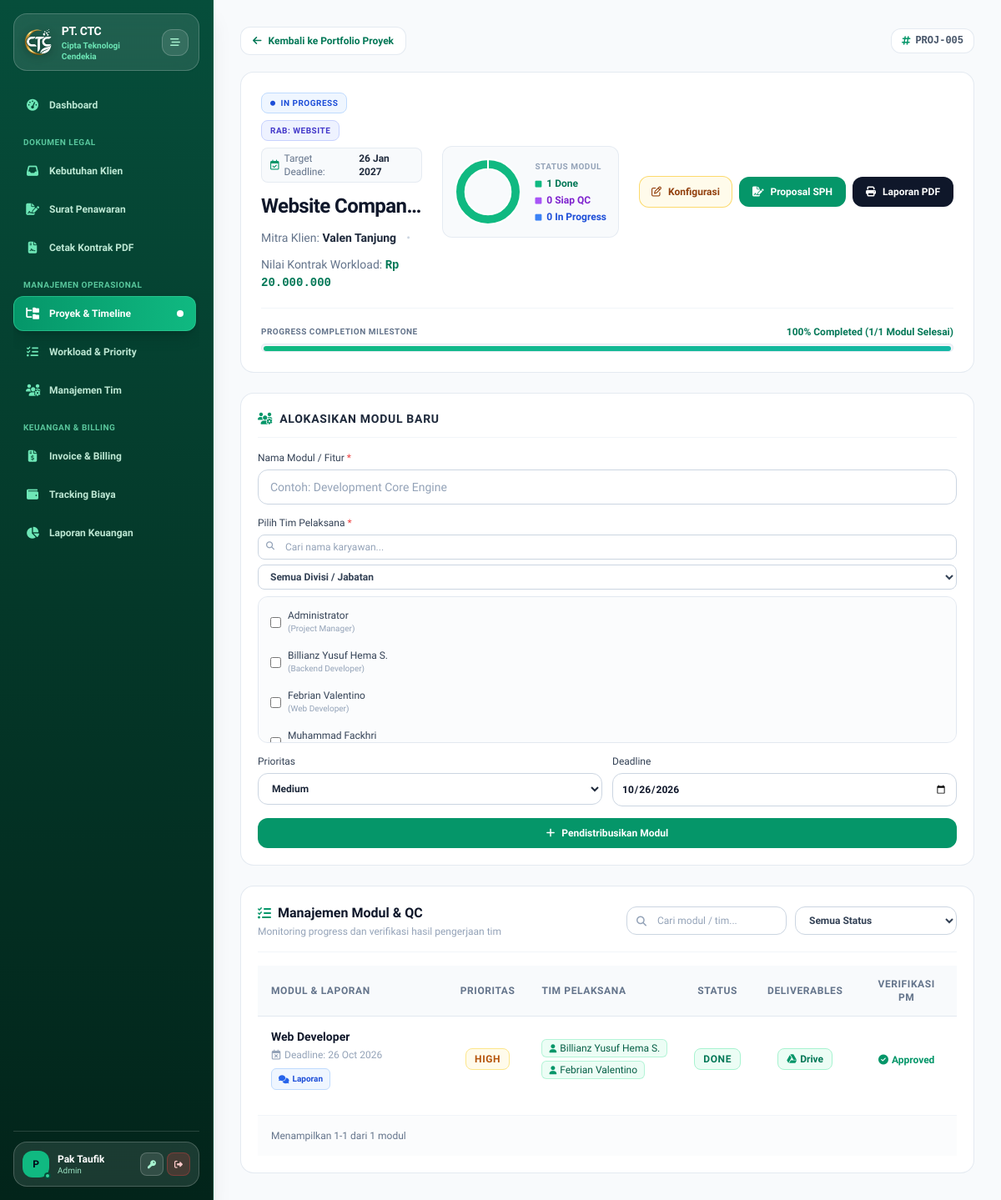
Page /modules/projects/detail.php?id=5 (signed in) on the committed database.
### tables this page shows
CREATE TABLE `projects` (
  `id` int(11) NOT NULL,
  `nama_projek` varchar(150) NOT NULL,
  `klien` varchar(100) NOT NULL,
  `budget` decimal(15,2) NOT NULL DEFAULT 0.00,
  `tanggal_mulai` date NOT NULL,
  `deadline` date NOT NULL,
  `status` enum('Planning','In Progress','Completed','On Hold') DEFAULT 'Planning',
  `kategori_rab` enum('Website','IoT','Mobile','Custom') NOT NULL DEFAULT 'Website',
  `rab_custom_data` longtext DEFAULT NULL,
  `client_token` varchar(64) DEFAULT NULL,
  `requirement_id` int(11) DEFAULT NULL,
  `created_at` timestamp NOT NULL DEFAULT current_timestamp()
);

CREATE TABLE `users` (
  `id` int(11) NOT NULL,
  `nama` varchar(100) NOT NULL,
  `email` varchar(100) NOT NULL,
  `password` varchar(255) NOT NULL,
  `role` enum('admin','karyawan') DEFAULT 'karyawan',
  `jabatan` varchar(100) DEFAULT 'Developer',
  `created_at` timestamp NOT NULL DEFAULT current_timestamp()
);

CREATE TABLE `tasks` (
  `id` int(11) NOT NULL,
  `project_id` int(11) NOT NULL,
  `assigned_to` int(11) DEFAULT NULL,
  `user_id` int(11) NOT NULL,
  `nama_tugas` varchar(200) NOT NULL,
  `prioritas` enum('Low','Medium','High','Urgent') DEFAULT 'Medium',
  `status` enum('To Do','In Progress','Ready for Review','Done') DEFAULT 'To Do',
  `progress_notes` text DEFAULT NULL,
  `updated_by_user_id` int(11) DEFAULT NULL,
  `revision_notes` text DEFAULT NULL,
  `drive_link` varchar(255) DEFAULT NULL,
  `deadline` date NOT NULL,
  `updated_at` timestamp NOT NULL DEFAULT current_timestamp() ON UPDATE current_timestamp()
);

CREATE TABLE `task_assignees` (
  `id` int(11) NOT NULL,
  `task_id` int(11) NOT NULL,
  `user_id` int(11) NOT NULL,
  `created_at` timestamp NOT NULL DEFAULT current_timestamp()
);

### modules/projects/detail.php (the view, shortened to what the rows shown need)
<?php
require_once __DIR__ . '/../../config/database.php';
$id = intval($_GET['id'] ?? 0);
$stmt = $pdo->prepare("SELECT * FROM projects WHERE id = ?");
$stmt->execute([$id]);
$project = $stmt->fetch();
$users = $pdo->query("SELECT * FROM users ORDER BY nama ASC")->fetchAll();
$stmtTasks = $pdo->prepare("
    SELECT t.*, u_updater.nama AS updater_nama
    FROM tasks t
    LEFT JOIN users u_updater ON t.updated_by_user_id = u_updater.id
    WHERE t.project_id = ?
    ORDER BY t.deadline ASC
");
$stmtTasks->execute([$id]);
$allTasks = $stmtTasks->fetchAll();
$taskAssigneesMap = [];
$stmtAllAssignees = $pdo->prepare("
    SELECT ta.task_id, u.id AS user_id, u.nama, u.jabatan
    FROM task_assignees ta
    JOIN users u ON ta.user_id = u.id
    JOIN tasks t ON ta.task_id = t.id
    WHERE t.project_id = ?
");
$stmtAllAssignees->execute([$id]);
$rawAssignees = $stmtAllAssignees->fetchAll();
foreach ($rawAssignees as $ra) {
    $taskAssigneesMap[$ra['task_id']][] = $ra;
}
$todayDate      = date('Y-m-d');
$todayTimestamp = strtotime($todayDate);
require_once __DIR__ . '/../../includes/header.php';
require_once __DIR__ . '/../../includes/sidebar.php';
?>
<main class="flex-1 p-4 sm:p-6 md:p-8 overflow-y-auto w-full min-w-0 bg-[#f8fafc] text-slate-800 selection:bg-emerald-600 selection:text-white">
    <div class="mb-5 flex flex-wrap items-center justify-between gap-3">
        <a href="index.php" class="btn-press text-xs font-semibold text-emerald-700 hover:text-emerald-800 flex items-center gap-2 bg-white hover:bg-slate-50 px-3.5 py-2 rounded-xl border border-slate-200/90 transition shadow-2xs">
            <i class="fa-solid fa-arrow-left"></i> Kembali ke Portfolio Proyek
        </a>
        <span class="text-xs font-mono font-semibold px-3 py-1.5 rounded-xl bg-white border border-slate-200/90 text-slate-600 shadow-2xs flex items-center gap-1.5">
            <i class="fa-solid fa-hashtag text-emerald-600"></i> PROJ-<?= sprintf("%03d", $project['id']) ?>
        </span>
    </div>
    <div class="bg-white border border-slate-200/90 rounded-2xl p-5 sm:p-6 shadow-xs mb-6 relative overflow-hidden">
        <div class="flex flex-col lg:flex-row justify-between lg:items-center gap-6">
            <div class="space-y-3 flex-1 min-w-0">
                <div class="flex items-center gap-2 flex-wrap">
                    <span class="px-2.5 py-1 rounded-lg text-[10px] uppercase font-semibold border tracking-wider
                        <?php
                            switch($project['status']) {
                                case 'In Progress': echo 'bg-blue-50 text-blue-700 border-blue-200'; break;
                            }
                        ?>">
                        <i class="fa-solid fa-circle text-[6px] mr-1.5 align-middle"></i><?= htmlspecialchars($project['status']) ?>
                    </span>
                    <span class="px-2.5 py-1 rounded-lg text-[10px] uppercase font-semibold bg-indigo-50 text-indigo-700 border border-indigo-200 tracking-wider">
                        RAB: <?= htmlspecialchars($project['kategori_rab'] ?? 'Website') ?>
                    </span>
                    <span class="text-xs text-slate-500 font-normal flex items-center gap-1.5 bg-slate-50 px-2.5 py-1 rounded-lg border border-slate-200/80">
                        <i class="fa-regular fa-calendar-check text-emerald-600"></i> Target Deadline: <strong class="text-slate-800 font-semibold"><?= date('d M Y', strtotime($project['deadline'])) ?></strong>
                    </span>
                </div>
                <h1 class="text-xl md:text-2xl font-bold text-slate-900 tracking-tight leading-tight truncate"><?= htmlspecialchars($project['nama_projek']) ?></h1>
                <div class="text-xs sm:text-sm text-slate-500 flex items-center gap-3 flex-wrap font-normal">
                    <span>Mitra Klien: <strong class="text-slate-800 font-semibold"><?= htmlspecialchars($project['klien']) ?></strong></span>
                    <span class="text-slate-300">•</span>
                    <span>Nilai Kontrak Workload: <strong class="text-emerald-700 font-bold font-mono text-sm">Rp <?= number_format($project['budget'], 0, ',', '.') ?></strong></span>
                </div>
            </div>
        </div>
    </div>
    <div class="flex flex-col xl:flex-row gap-6 w-full min-w-0">
        <div class="w-full xl:w-80 shrink-0">
            <div class="bg-white border border-slate-200/90 rounded-2xl p-5 shadow-xs sticky top-6">
                <form action="" method="POST" class="space-y-3.5 text-xs sm:text-sm">
                    <div>
                        <div class="max-h-44 overflow-y-auto border border-slate-200 rounded-xl p-2 space-y-1 bg-slate-50/50" id="userListContainer">
                            <?php foreach ($users as $u): ?>
                                <?php
                                    $userJabatanLower = strtolower($u['jabatan'] ?? 'staff');
                                    $userNamaLower    = strtolower($u['nama']);
                                ?>
                                <label class="user-item flex items-center gap-2 text-xs text-slate-700 font-medium cursor-pointer hover:bg-white p-1.5 rounded-lg transition"
                                       data-name="<?= htmlspecialchars($userNamaLower) ?>"
                                       data-role="<?= htmlspecialchars($userJabatanLower) ?>">
                                    <input type="checkbox" name="user_ids[]" value="<?= $u['id'] ?>" class="rounded border-slate-300 text-emerald-600 focus:ring-emerald-500 shrink-0">
                                    <span class="truncate">
                                        <?= htmlspecialchars($u['nama']) ?>
                                        <span class="text-[10px] text-slate-400 font-normal block truncate">(<?= htmlspecialchars($u['jabatan'] ?? 'Staff') ?>)</span>
                                    </span>
                                </label>
                            <?php endforeach; ?>
                        </div>
                    </div>
                </form>
            </div>
        </div>
        <div class="flex-1 min-w-0">
            <div class="bg-white border border-slate-200/90 rounded-2xl p-5 shadow-xs">
                <div class="w-full overflow-x-auto">
                    <table class="w-full text-left border-collapse text-xs sm:text-sm min-w-[720px]" id="tasksTable">
                        <thead>
                            <tr class="bg-slate-50 border-b border-slate-200 text-xs font-semibold text-slate-500 uppercase tracking-wider">
                                <th class="py-3.5 px-4">MODUL & LAPORAN</th>
                                <th class="py-3.5 px-4 text-center">PRIORITAS</th>
                                <th class="py-3.5 px-4">TIM PELAKSANA</th>
                                <th class="py-3.5 px-4 text-center">STATUS</th>
                                <th class="py-3.5 px-4 text-center">DELIVERABLES</th>
                                <th class="py-3.5 px-4 text-center">VERIFIKASI PM</th>
                            </tr>
                        </thead>
                        <tbody class="divide-y divide-slate-100" id="tasksTableBody">
                            <?php if (empty($allTasks)): ?>
                                <tr>
                                    <td colspan="6" class="p-8 text-center text-slate-400 font-normal">
                                        Belum ada modul pengerjaan dialokasikan untuk proyek ini.
                                    </td>
                                </tr>
                            <?php else: ?>
                                <?php foreach ($allTasks as $t): ?>
                                    <?php
                                        $stLower = strtolower(trim($t['status']));
                                        $prioLower = strtolower(trim($t['prioritas'] ?? 'medium'));
                                        $assignees = $taskAssigneesMap[$t['id']] ?? [];
                                        $updaterName = !empty($t['updater_nama']) ? $t['updater_nama'] : 'Karyawan';
                                        $hasNote = !empty($t['progress_notes']);
                                        $hasRev  = !empty($t['revision_notes']);
                                        $taskDeadlineTS = strtotime($t['deadline']);
                                        $isOverdue = ($taskDeadlineTS < $todayTimestamp) && ($stLower !== 'done');
                                    ?>
                                    <tr class="task-row hover:bg-slate-50/70 transition align-middle <?= $isOverdue ? 'overdue-row' : '' ?>" data-status="<?= htmlspecialchars($t['status']) ?>">
                                        <td class="py-3.5 px-4">
                                            <div class="font-semibold text-slate-900 text-xs sm:text-sm task-title flex items-center gap-1.5">
                                                <span><?= htmlspecialchars($t['nama_tugas']) ?></span>
                                            </div>
                                            <div class="flex items-center gap-2 mt-1 flex-wrap">
                                                <span class="text-xs font-normal flex items-center gap-1 shrink-0 <?= $isOverdue ? 'text-red-600 font-semibold' : 'text-slate-400' ?>">
                                                    <i class="fa-regular fa-calendar-xmark text-xs"></i>
                                                    Deadline: <?= date('d M Y', strtotime($t['deadline'])) ?>
                                                </span>
                                                <?php if ($hasNote || $hasRev): ?>
                                                    <button onclick="openNoteModal('<?= htmlspecialchars(addslashes($t['nama_tugas'])) ?>', '<?= htmlspecialchars(addslashes($updaterName)) ?>', '<?= htmlspecialchars(addslashes($t['progress_notes'] ?? '')) ?>', '<?= htmlspecialchars(addslashes($t['revision_notes'] ?? '')) ?>', '<?= htmlspecialchars($t['drive_link'] ?? '') ?>')"
                                                        class="btn-press px-2 py-0.5 rounded-md bg-blue-50 hover:bg-blue-100 text-blue-700 border border-blue-200 font-semibold text-[10px] flex items-center gap-1 shadow-2xs shrink-0" title="Klik untuk lihat laporan lengkap">
                                                        <i class="fa-solid fa-comments text-blue-600"></i> Laporan
                                                    </button>
                                                <?php endif; ?>
                                            </div>
                                        </td>
                                        <td class="py-3.5 px-4 text-center shrink-0">
                                            <span class="px-2.5 py-1 rounded-lg text-xs font-semibold uppercase inline-block border tracking-wider whitespace-nowrap
                                                <?php
                                                    switch($prioLower) {
                                                        case 'high': echo 'bg-amber-50 text-amber-700 border-amber-200'; break;
                                                    }
                                                ?>">
                                                <?= htmlspecialchars($t['prioritas'] ?? 'Medium') ?>
                                            </span>
                                        </td>
                                        <td class="py-3.5 px-4">
                                            <div class="flex flex-col gap-1 task-assignees">
                                                <?php foreach ($assignees as $asg): ?>
                                                    <span class="px-2 py-0.5 rounded-md bg-emerald-50 text-emerald-800 border border-emerald-200/80 font-medium text-xs inline-flex items-center gap-1 w-max shadow-2xs shrink-0">
                                                        <i class="fa-solid fa-user text-[10px] text-emerald-600"></i> <?= htmlspecialchars($asg['nama']) ?>
                                                    </span>
                                                <?php endforeach; ?>
                                            </div>
                                        </td>
                                        <td class="py-3.5 px-4 text-center shrink-0">
                                            <span class="px-2.5 py-1 rounded-lg text-xs font-semibold uppercase inline-block border tracking-wider whitespace-nowrap
                                                <?php
                                                    switch($stLower) {
                                                        case 'done': echo 'bg-emerald-50 text-emerald-700 border-emerald-200'; break;
                                                    }
                                                ?>">
                                                <?= htmlspecialchars($t['status']) ?>
                                            </span>
                                        </td>
                                        <td class="py-3.5 px-4 text-center shrink-0">
                                            <?php if (!empty($t['drive_link'])): ?>
                                                <a href="<?= htmlspecialchars($t['drive_link']) ?>" target="_blank" class="btn-press px-2.5 py-1 bg-emerald-50 hover:bg-emerald-100 text-emerald-700 rounded-lg text-xs font-semibold border border-emerald-200 transition inline-flex items-center gap-1 shadow-2xs whitespace-nowrap">
                                                    <i class="fa-brands fa-google-drive text-emerald-600"></i> Drive
                                                </a>
                                            <?php else: ?>
                                                <span class="text-slate-400 text-xs font-normal italic whitespace-nowrap">Belum ada</span>
                                            <?php endif; ?>
                                        </td>
                                        <td class="py-3.5 px-4 text-center shrink-0">
                                            <?php if ($stLower === 'done'): ?>
                                                <span class="text-emerald-600 font-semibold text-xs inline-flex items-center gap-1 whitespace-nowrap"><i class="fa-solid fa-circle-check"></i> Approved</span>
                                            <?php endif; ?>
                                        </td>
                                    </tr>
                                <?php endforeach; ?>
                            <?php endif; ?>
                        </tbody>
                    </table>
                </div>
            </div>
        </div>
    </div>
</main>
<?php require_once __DIR__ . '/../../includes/footer.php'; ?>

### rows in the picture
projects: id "005", status "IN PROGRESS", kategori_rab "WEBSITE", deadline "26 Jan 2027", nama_projek "Website Compan…", klien "Valen Tanjung", budget "20.000.000"
users: nama "Administrator", jabatan "Project Manager"
users: nama "Billianz Yusuf Hema S.", jabatan "Backend Developer"
users: nama "Febrian Valentino", jabatan "Web Developer"
users: nama "Muhammad Fackhri"
tasks: nama_tugas "Web Developer", deadline "26 Oct 2026", prioritas "HIGH", status "DONE", shows "Approved"
task_assignees: user.nama "Billianz Yusuf Hema S."
task_assignees: user.nama "Febrian Valentino"

### other values in the picture
substr($_SESSION['nama'] ?? 'A', 0, 1) "P"
$_SESSION['nama'] "Pak Taufik"
$_SESSION['role'] "Admin"
$completedTasks "1"
$readyReviewTasks "0"
$inProgressTasks "0"
$progressPercent "100"
$totalTasks "1"
